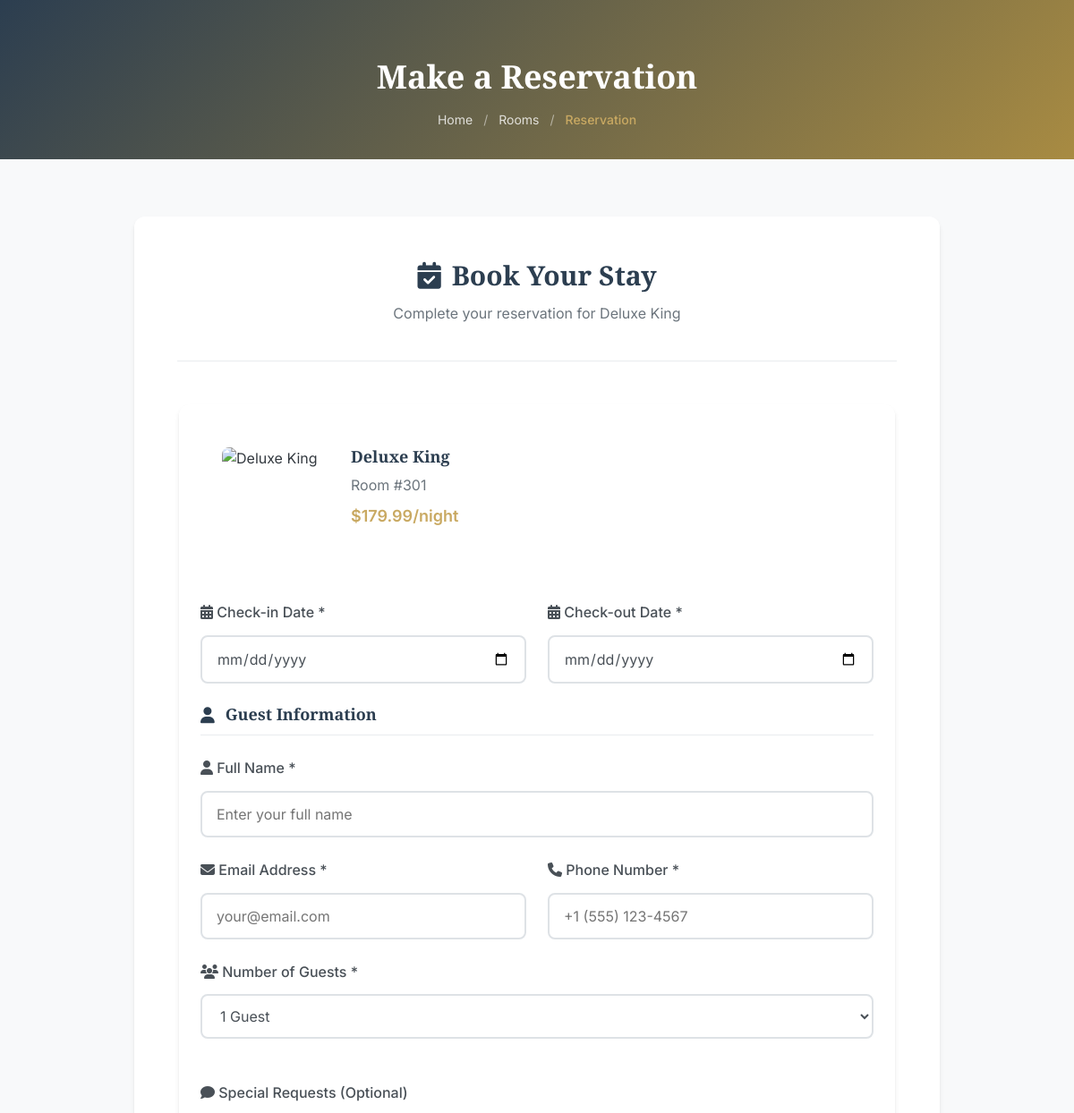
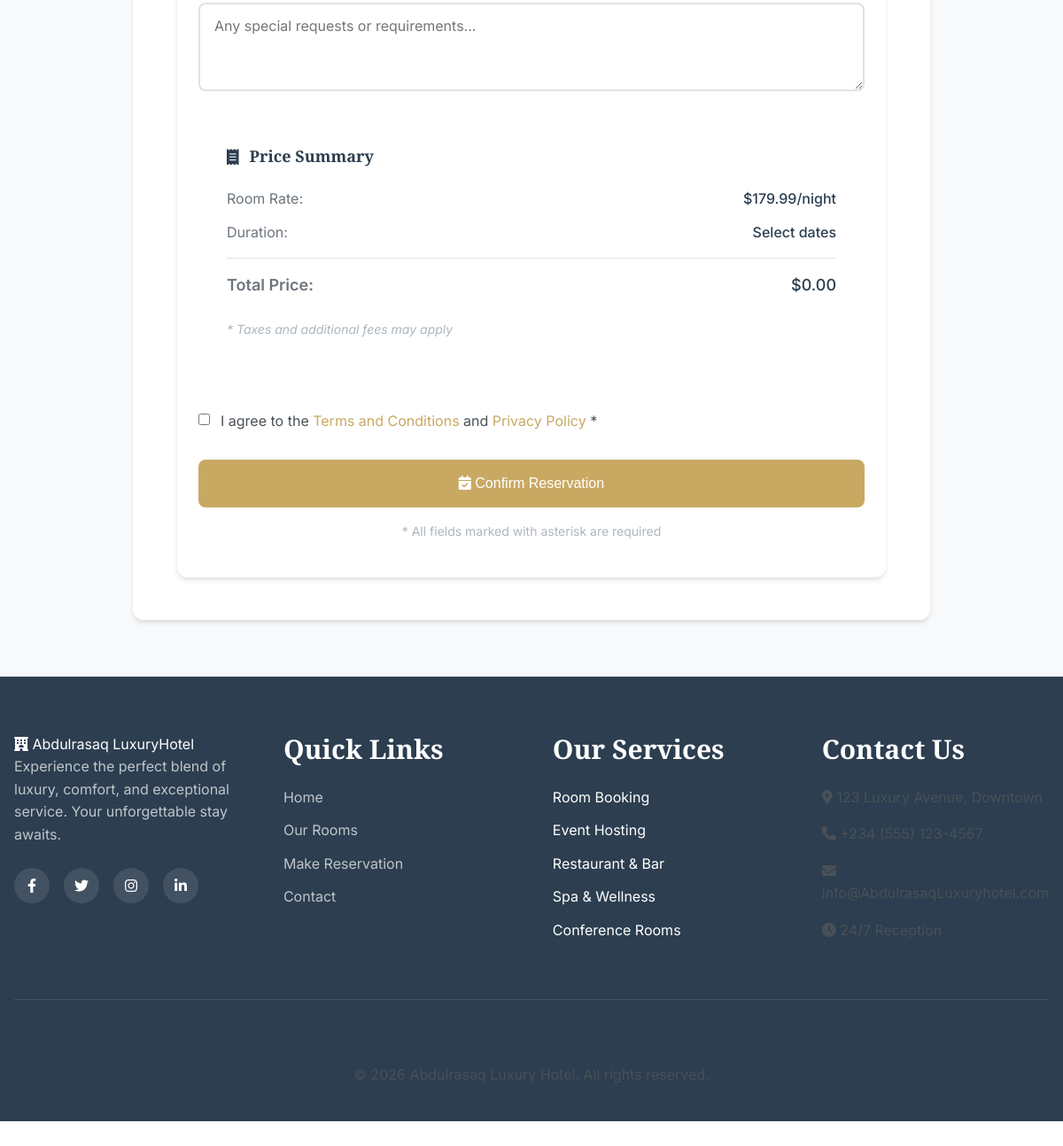
Page /reservation.php?room_id=5 on the committed database (2 pictures, top to bottom).
### tables this page shows
CREATE TABLE `rooms` (
  `id` int(11) NOT NULL,
  `room_number` varchar(10) NOT NULL,
  `type` varchar(50) NOT NULL,
  `price` decimal(10,2) NOT NULL,
  `description` text DEFAULT NULL,
  `image` varchar(255) DEFAULT NULL,
  `status` enum('available','occupied','maintenance') DEFAULT 'available',
  `max_guests` int(11) DEFAULT 2,
  `created_at` timestamp NOT NULL DEFAULT current_timestamp(),
  `updated_at` timestamp NOT NULL DEFAULT current_timestamp() ON UPDATE current_timestamp()
);

### reservation.php (the view, shortened to what this page needs)
<?php
include __DIR__ . '/includes/header.php';
$errors = [];
$room = null;
$totalPrice = 0;
$nights = 1;
$selectedRoomId = isset($_GET['room_id']) ? (int)$_GET['room_id'] : 0;
$checkIn  = $_GET['check_in']  ?? '';
$checkOut = $_GET['check_out'] ?? '';
$guests   = isset($_GET['guests']) ? (int)$_GET['guests'] : 1;
if ($selectedRoomId > 0) {
    $stmt = $pdo->prepare("
        SELECT r.*
        FROM rooms r
        WHERE r.id = :id
        AND NOT EXISTS (
            SELECT 1 FROM reservations res
            WHERE res.room_id = r.id
            AND res.status IN ('confirmed', 'checked_in')
        )
        LIMIT 1
    ");
    $stmt->execute(['id' => $selectedRoomId]);
    $room = $stmt->fetch(PDO::FETCH_ASSOC);
}
$allRooms = $pdo->query("
    SELECT r.*
    FROM rooms r
    WHERE NOT EXISTS (
        SELECT 1 FROM reservations res
        WHERE res.room_id = r.id
        AND res.status IN ('confirmed', 'checked_in')
    )
    ORDER BY r.price ASC
")->fetchAll(PDO::FETCH_ASSOC);
?>
<section class="page-header">
    <div class="container">
        <h1>Make a Reservation</h1>
        <nav class="breadcrumb">
            <a href="index.php">Home</a>
            <span class="separator">/</span>
            <a href="rooms.php">Rooms</a>
            <span class="separator">/</span>
            <span class="current">Reservation</span>
        </nav>
    </div>
</section>
<section class="reservation-section section">
    <div class="container">
        <div class="reservation-wrapper">
            <div class="reservation-form-card" data-aos="fade-up" data-aos-delay="400">
                <div class="form-header">
                    <h3><i class="fas fa-calendar-check"></i> Book Your Stay</h3>
                    <?php if ($room): ?>
                    <p>Complete your reservation for <?php echo htmlspecialchars($room['type']); ?></p>
                    <?php else: ?>
                    <p>Please select a room above to continue</p>
                    <?php endif; ?>
                </div>
                <form action="reservation.php" method="POST" class="reservation-form" id="reservation-form">
                    <?php if ($room): ?>
                    <div class="selected-room-info">
                        <div class="room-image">
                            <img src="assets/images/room-default.jpg" alt="<?php echo htmlspecialchars($room['type']); ?>">
                        </div>
                        <div class="room-details">
                            <h4><?php echo htmlspecialchars($room['type']); ?></h4>
                            <p>Room #<?php echo htmlspecialchars($room['room_number']); ?></p>
                            <p class="price">$<?php echo number_format($room['price'], 2); ?>/night</p>
                        </div>
                    </div>
                    <?php endif; ?>
                    <div class="form-row">
                        <div class="form-group">
                            <label for="check_in" class="form-label">
                                <i class="fas fa-calendar-alt"></i> Check-in Date *
                            </label>
                            <input type="date"
                                   id="check_in"
                                   name="check_in"
                                   class="form-control <?php echo isset($errors['check_in']) ? 'error' : ''; ?>"
                                   value="<?php echo htmlspecialchars($checkIn ?: $today); ?>"
                                   min="<?php echo $today; ?>"
                                   required
                                   onchange="updateCheckoutMinDate(); updatePrice();">
                        </div>
                        <div class="form-group">
                            <label for="check_out" class="form-label">
                                <i class="fas fa-calendar-alt"></i> Check-out Date *
                            </label>
                            <input type="date"
                                   id="check_out"
                                   name="check_out"
                                   class="form-control <?php echo isset($errors['check_out']) ? 'error' : ''; ?>"
                                   value="<?php echo htmlspecialchars($checkOut ?: $tomorrow); ?>"
                                   min="<?php echo $tomorrow; ?>"
                                   required
                                   onchange="updatePrice();">
                        </div>
                    </div>
                    <div class="form-section">
                        <h4><i class="fas fa-user"></i> Guest Information</h4>
                        <div class="form-group">
                            <label for="guest_name" class="form-label">
                                <i class="fas fa-user"></i> Full Name *
                            </label>
                            <input type="text"
                                   id="guest_name"
                                   name="guest_name"
                                   class="form-control <?php echo isset($errors['guest_name']) ? 'error' : ''; ?>"
                                   placeholder="Enter your full name"
                                   value="<?php echo isset($_POST['guest_name']) ? htmlspecialchars($_POST['guest_name']) : ''; ?>"
                                   required>
                        </div>
                        <div class="form-row">
                            <div class="form-group">
                                <label for="email" class="form-label">
                                    <i class="fas fa-envelope"></i> Email Address *
                                </label>
                                <input type="email"
                                       id="email"
                                       name="email"
                                       class="form-control <?php echo isset($errors['email']) ? 'error' : ''; ?>"
                                       placeholder="your@email.com"
                                       value="<?php echo isset($_POST['email']) ? htmlspecialchars($_POST['email']) : ''; ?>"
                                       required>
                            </div>
                            <div class="form-group">
                                <label for="phone" class="form-label">
                                    <i class="fas fa-phone"></i> Phone Number *
                                </label>
                                <input type="tel"
                                       id="phone"
                                       name="phone"
                                       class="form-control <?php echo isset($errors['phone']) ? 'error' : ''; ?>"
                                       placeholder="+1 (555) 123-4567"
                                       value="<?php echo isset($_POST['phone']) ? htmlspecialchars($_POST['phone']) : ''; ?>"
                                       required>
                            </div>
                        </div>
                        <div class="form-group">
                            <label for="guests" class="form-label">
                                <i class="fas fa-users"></i> Number of Guests *
                            </label>
                            <select id="guests"
                                    name="guests"
                                    class="form-control <?php echo isset($errors['guests']) ? 'error' : ''; ?>"
                                    required
                                    onchange="updatePrice();">
                                <?php
                                $maxGuests = $room ? $room['max_guests'] : 6;
                                for ($i = 1; $i <= $maxGuests; $i++):
                                ?>
                                    <option value="<?php echo $i; ?>"
                                            <?php echo (isset($_POST['guests']) && $_POST['guests'] == $i) || (!isset($_POST['guests']) && $guests == $i) ? 'selected' : ''; ?>>
                                        <?php echo $i; ?> Guest<?php echo $i > 1 ? 's' : ''; ?>
                                    </option>
                                <?php endfor; ?>
                            </select>
                        </div>
                    </div>
                    <div class="form-group">
                        <label for="special_requests" class="form-label">
                            <i class="fas fa-comment"></i> Special Requests (Optional)
                        </label>
                        <textarea id="special_requests"
                                  name="special_requests"
                                  class="form-control"
                                  rows="3"
                                  placeholder="Any special requests or requirements..."><?php echo isset($_POST['special_requests']) ? htmlspecialchars($_POST['special_requests']) : ''; ?></textarea>
                    </div>
                    <?php if ($room): ?>
                    <div class="price-summary" id="price-summary">
                        <h4><i class="fas fa-receipt"></i> Price Summary</h4>
                        <div class="price-breakdown">
                            <div class="price-row">
                                <span>Room Rate:</span>
                                <span>$<?php echo number_format($room['price'], 2); ?>/night</span>
                            </div>
                            <div class="price-row">
                                <span>Duration:</span>
                                <span id="nights-display">
                                    <?php if (!empty($checkIn) && !empty($checkOut)): ?>
                                        <?php echo $nights; ?> night<?php echo $nights > 1 ? 's' : ''; ?>
                                    <?php else: ?>
                                        Select dates
                                    <?php endif; ?>
                                </span>
                            </div>
                            <div class="price-row total">
                                <span>Total Price:</span>
                                <span id="total-price-display">
                                    $<?php echo number_format($totalPrice, 2); ?>
                                </span>
                            </div>
                        </div>
                        <p class="price-note">* Taxes and additional fees may apply</p>
                    </div>
                    <?php endif; ?>
                    <div class="form-group terms-group">
                        <label class="checkbox-label">
                            <input type="checkbox" name="terms" required <?php echo isset($_POST['terms']) ? 'checked' : ''; ?>>
                            <span>I agree to the <a href="#" target="_blank">Terms and Conditions</a> and <a href="#" target="_blank">Privacy Policy</a> *</span>
                        </label>
                    </div>
                    <div class="form-actions">
                        <button type="submit" name="submit_reservation" class="btn btn-primary btn-lg btn-block btn-hover-scale">
                            <i class="fas fa-calendar-check"></i>
                            Confirm Reservation
                        </button>
                        <p class="form-note">* All fields marked with asterisk are required</p>
                    </div>
                </form>
            </div>
        </div>
    </div>
</section>
<?php
include __DIR__ . '/includes/footer.php';
?>

### style.css (style rules this page uses)
:root { --primary-color: #c9a962; --primary-dark: #a88b42; --primary-light: #e5d4a1; --secondary-color: #2c3e50; --secondary-dark: #1a252f; --accent-color: #e74c3c; --success-color: #27ae60; --warning-color: #f39c12; --danger-color: #e74c3c; --white: #ffffff; --gray-100: #f8f9fa; --gray-200: #e9ecef; --gray-300: #dee2e6; --gray-400: #ced4da; --gray-500: #adb5bd; --gray-600: #6c757d; --gray-700: #495057; --gray-800: #343a40; --gray-900: #212529; --black: #000000; --font-primary: 'Inter', -apple-system, BlinkMacSystemFont, 'Segoe UI', Roboto, sans-serif; --font-secondary: 'Playfair Display', Georgia, 'Times New Roman', serif; --font-size-xs: 0.75rem; --font-size-sm: 0.875rem; --font-size-base: 1rem; --font-size-lg: 1.125rem; --font-size-xl: 1.25rem; --font-size-2xl: 1.5rem; --font-size-3xl: 1.875rem; --font-size-4xl: 2.25rem; --font-size-5xl: 3rem; --font-size-6xl: 3.75rem; --spacing-xs: 0.5rem; --spacing-sm: 0.75rem; --spacing-md: 1rem; --spacing-lg: 1.5rem; --spacing-xl: 2rem; --spacing-2xl: 3rem; --spacing-3xl: 4rem; --spacing-4xl: 6rem; --radius-sm: 0.25rem; --radius-md: 0.5rem; --radius-lg: 0.75rem; --radius-xl: 1rem; --radius-full: 9999px; --shadow-sm: 0 1px 2px 0 rgba(0, 0, 0, 0.05); --shadow-md: 0 4px 6px -1px rgba(0, 0, 0, 0.1), 0 2px 4px -1px rgba(0, 0, 0, 0.06); --shadow-lg: 0 10px 15px -3px rgba(0, 0, 0, 0.1), 0 4px 6px -2px rgba(0, 0, 0, 0.05); --shadow-xl: 0 20px 25px -5px rgba(0, 0, 0, 0.1), 0 10px 10px -5px rgba(0, 0, 0, 0.04); --transition-fast: 0.15s ease-in-out; --transition-base: 0.3s ease-in-out; --transition-slow: 0.5s ease-in-out; --z-dropdown: 1000; --z-sticky: 1020; --z-fixed: 1030; --z-modal-backdrop: 1040; --z-modal: 1050; --z-popover: 1060; --z-tooltip: 1070; }
*, *::before, *::after { box-sizing: border-box; margin: 0; padding: 0; }
html { scroll-behavior: smooth; font-size: 16px; }
body { font-family: var(--font-primary); font-size: var(--font-size-base); line-height: 1.6; color: var(--gray-800); background-color: var(--white); overflow-x: hidden; }
h1, h2, h3, h4, h5, h6 { font-family: var(--font-secondary); font-weight: 600; line-height: 1.2; margin-bottom: var(--spacing-md); color: var(--secondary-color); }
h1 { font-size: var(--font-size-4xl); }
h3 { font-size: var(--font-size-2xl); }
h4 { font-size: var(--font-size-xl); }
p { margin-bottom: var(--spacing-md); color: var(--gray-700); }
a { color: var(--primary-color); text-decoration: none; transition: color var(--transition-base); }
.container { width: 100%; max-width: 1200px; margin: 0 auto; padding: 0 var(--spacing-lg); }
.section { padding: var(--spacing-4xl) 0; }
.btn { display: inline-flex; align-items: center; justify-content: center; gap: var(--spacing-sm); padding: var(--spacing-sm) var(--spacing-lg); font-size: var(--font-size-base); font-weight: 500; text-align: center; text-decoration: none; border: 2px solid transparent; border-radius: var(--radius-md); cursor: pointer; transition: all var(--transition-base); min-height: 48px; white-space: nowrap; }
.btn-primary { background-color: var(--primary-color); color: var(--white); border-color: var(--primary-color); }
.btn-lg { padding: var(--spacing-md) var(--spacing-xl); font-size: var(--font-size-lg); min-height: 56px; }
.btn-block { display: block; width: 100%; }
.form-group { margin-bottom: var(--spacing-lg); }
.form-label { display: block; margin-bottom: var(--spacing-sm); font-weight: 500; color: var(--gray-700); }
.form-control { width: 100%; padding: var(--spacing-sm) var(--spacing-md); font-size: var(--font-size-base); font-family: var(--font-primary); line-height: 1.5; color: var(--gray-700); background-color: var(--white); border: 2px solid var(--gray-300); border-radius: var(--radius-md); transition: border-color var(--transition-base), box-shadow var(--transition-base); min-height: 48px; }
.form-row { display: grid; grid-template-columns: repeat(auto-fit, minmax(250px, 1fr)); gap: var(--spacing-lg); }

### animations.css (style rules this page uses)
.btn-hover-scale { transition: transform var(--transition-base), box-shadow var(--transition-base); }
.form-control { transition: border-color var(--transition-base), box-shadow var(--transition-base), transform var(--transition-base); }
.form-group { position: relative; }

### rows in the picture
rooms: type "Deluxe King", room_number "301", price "179.99"

### other values in the picture
$totalPrice "0.00"
form field guests "1 Guest"
